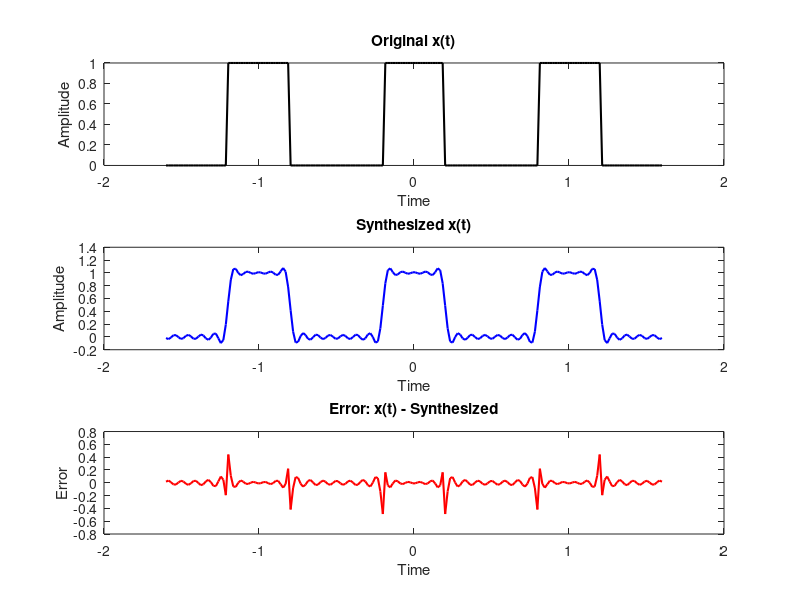

Source code (MATLAB):
clear; clc;
t = linspace(-1.6, 1.6, 200);  
T = 1;                        
w0 = 2*pi/T;                  

x = zeros(size(t));
for i = 1:length(t)
    t_mod = mod(t(i) + 0.5, 1) - 0.5;  
    if abs(t_mod) < 0.2
        x(i) = 1;
    else
        x(i) = 0;
    end
end

max_N = 50;
threshold = 0.05;
min_N = -1;

for N = 1:max_N
    k_vals = -N:N;
    ak = zeros(1, length(k_vals));
    
    for idx = 1:length(k_vals)
        k = k_vals(idx);
        if k == 0
            ak(idx) = 0.4;
        else
            ak(idx) = sin(0.4*pi*k)/(pi*k);
        end
    end
    x_hat = zeros(size(t));
    for idx = 1:length(k_vals)
        k = k_vals(idx);
        x_hat = x_hat + ak(idx) * exp(1j * k * w0 * t);
    end
    x_hat = real(x_hat); 
    error = mean(abs(x - x_hat));

    if error < threshold
        min_N = N;
        break;
    end
end

if min_N > 0
    fprintf('Minimum number of harmonics for <5%% error: %d\n', min_N);
else
    fprintf('No value of N <= %d produced error < 5%%.\n', max_N);
end

figure;
subplot(3,1,1);
plot(t, x, 'k', 'LineWidth', 1.5); title('Original x(t)');
xlabel('Time'); ylabel('Amplitude');

subplot(3,1,2);
plot(t, x_hat, 'b', 'LineWidth', 1.5); title('Synthesized x(t)');
xlabel('Time'); ylabel('Amplitude');

subplot(3,1,3);
plot(t, x - x_hat, 'r', 'LineWidth', 1.5); title('Error: x(t) - Synthesized');
xlabel('Time'); ylabel('Error');
